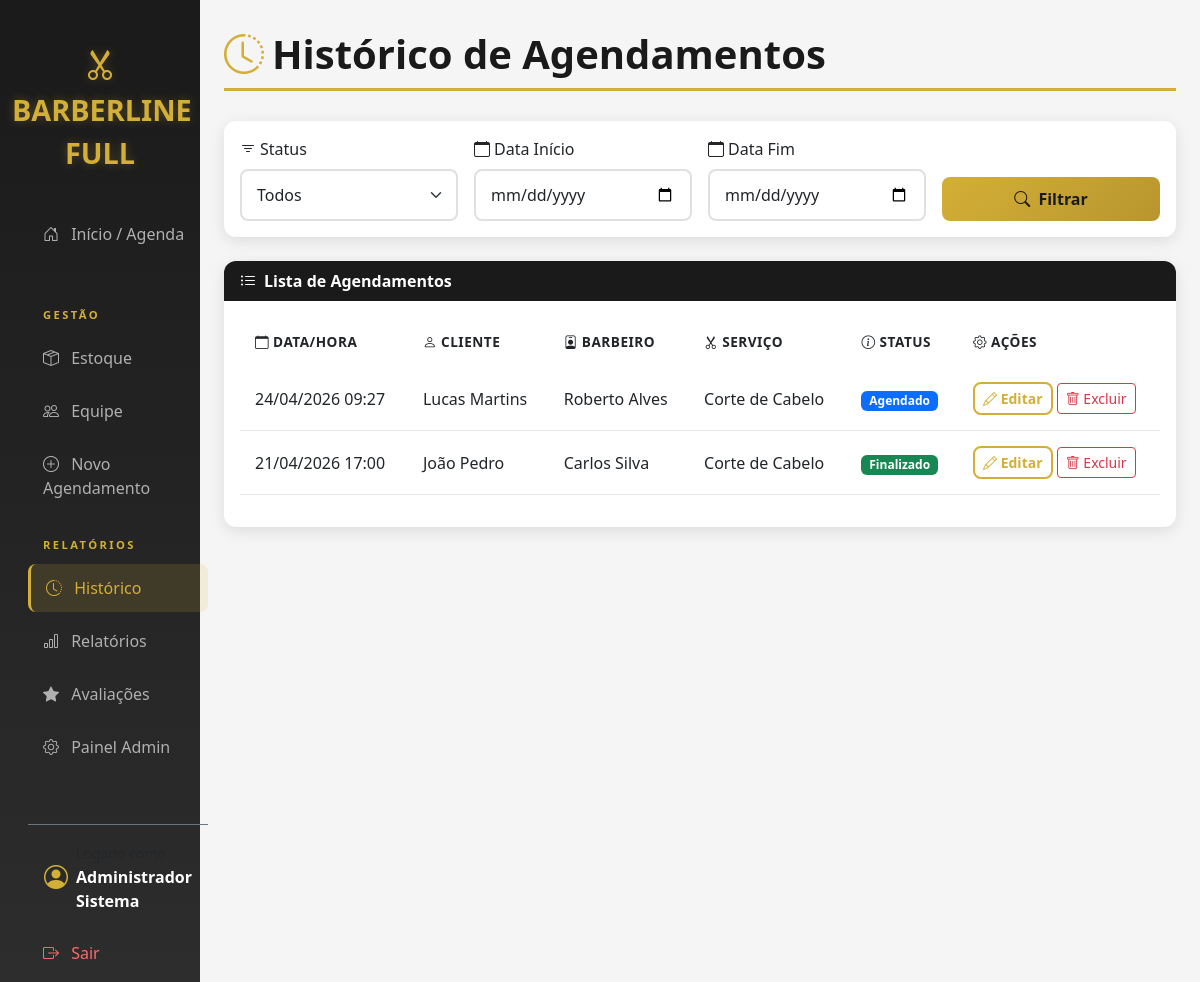
The app's page /historico/ (signed in) with its own data.
### usuarios/models.py (models this page shows, shortened)
class Usuario(AbstractUser):
    class Tipo(models.TextChoices):
        ADMIN = 'ADMIN', 'Administrador'
        BARBEIRO = 'BARBEIRO', 'Barbeiro'
        CLIENTE = 'CLIENTE', 'Cliente'
    tipo = models.CharField(
        max_length=20,
        choices=Tipo.choices,
        default=Tipo.CLIENTE
    )
    telefone = models.CharField(max_length=15, blank=True, null=True)

### agendamentos/models.py (models this page shows, shortened)
class Agendamento(models.Model):
    STATUS_CHOICES = [
        ('agendado', 'Agendado'),
        ('confirmado', 'Confirmado'),
        ('em_andamento', 'Em Andamento'),
        ('finalizado', 'Finalizado'),
        ('cancelado', 'Cancelado'),
    ]
    cliente = models.ForeignKey(
        settings.AUTH_USER_MODEL,
        on_delete=models.CASCADE,
        related_name='agendamentos_cliente'
    )
    barbeiro = models.ForeignKey(
        settings.AUTH_USER_MODEL,
        on_delete=models.CASCADE,
        related_name='agendamentos_barbeiro'
    )
    servico = models.ForeignKey(
        Servico,
        on_delete=models.CASCADE
    )
    data_hora = models.DateTimeField()
    status = models.CharField(
        max_length=20,
        choices=STATUS_CHOICES,
        default='agendado'
    )
    observacoes = models.TextField(blank=True, null=True)
    finalizado = models.BooleanField(default=False)

### core/models.py (models this page shows, shortened)
class Servico(models.Model):
    nome = models.CharField(max_length=100)
    descricao = models.TextField(blank=True, null=True)
    preco = models.DecimalField(max_digits=10, decimal_places=2)
    duracao_minutos = models.IntegerField(default=30)

### agendamentos/views.py (the view)
# urls.py: path('historico/', views.historico_agendamentos, name='historico'),
@login_required
def historico_agendamentos(request):
    if request.user.tipo == 'BARBEIRO':
        agendamentos = Agendamento.objects.filter(barbeiro=request.user)
    elif request.user.tipo == 'CLIENTE':
        agendamentos = Agendamento.objects.filter(cliente=request.user)
    else:  # ADMIN vê todos
        agendamentos = Agendamento.objects.all()
    status_filter = request.GET.get('status')
    if status_filter:
        agendamentos = agendamentos.filter(status=status_filter)
    data_inicio = request.GET.get('data_inicio')
    data_fim = request.GET.get('data_fim')
    if data_inicio:
        agendamentos = agendamentos.filter(data_hora__gte=data_inicio)
    if data_fim:
        agendamentos = agendamentos.filter(data_hora__lte=data_fim)
    agendamentos = agendamentos.order_by('-data_hora')
    context = {
        'agendamentos': agendamentos,
        'status_choices': Agendamento.STATUS_CHOICES,
        'status_filter': status_filter,
    }
    return render(request, 'historico.html', context)

### templates/historico.html (shortened to what this page needs)
{% extends 'base.html' %}
{% block content %}
<div class="container-fluid p-0">
    <h1 class="page-header"><i class="bi bi-clock-history me-2 text-gold"></i>Histórico de Agendamentos</h1>
    <div class="card mb-4">
        <div class="card-body">
            <form method="get" class="row g-3">
                <div class="col-md-3">
                    <label class="form-label"><i class="bi bi-filter me-1"></i>Status</label>
                    <select name="status" class="form-select">
                        <option value="">Todos</option>
                    </select>
                </div>
                <div class="col-md-3">
                    <label class="form-label"><i class="bi bi-calendar me-1"></i>Data Início</label>
                    <input type="date" name="data_inicio" class="form-control">
                </div>
                <div class="col-md-3">
                    <label class="form-label"><i class="bi bi-calendar me-1"></i>Data Fim</label>
                    <input type="date" name="data_fim" class="form-control">
                </div>
                <div class="col-md-3 d-flex align-items-end">
                    <button type="submit" class="btn btn-gold w-100">
                        <i class="bi bi-search me-1"></i> Filtrar
                    </button>
                </div>
            </form>
        </div>
    </div>
    <div class="card">
        <div class="card-header">
            <i class="bi bi-list-ul me-2"></i>Lista de Agendamentos
        </div>
        <div class="card-body">
            {% if agendamentos %}
            <div class="table-responsive">
                <table class="table table-hover">
                    <thead>
                        <tr>
                            <th><i class="bi bi-calendar me-1"></i>Data/Hora</th>
                            <th><i class="bi bi-person me-1"></i>Cliente</th>
                            <th><i class="bi bi-person-badge me-1"></i>Barbeiro</th>
                            <th><i class="bi bi-scissors me-1"></i>Serviço</th>
                            <th><i class="bi bi-info-circle me-1"></i>Status</th>
                            <th><i class="bi bi-gear me-1"></i>Ações</th>
                        </tr>
                    </thead>
                    <tbody>
                        {% for agendamento in agendamentos %}
                        <tr>
                            <td>{{ agendamento.data_hora|date:"d/m/Y H:i" }}</td>
                            <td>{{ agendamento.cliente.first_name }} {{ agendamento.cliente.last_name }}</td>
                            <td>{{ agendamento.barbeiro.first_name }} {{ agendamento.barbeiro.last_name }}</td>
                            <td>{{ agendamento.servico.nome }}</td>
                            <td>
                                <span class="badge
                                    {% if agendamento.status == 'agendado' %}bg-primary
                                    {% elif agendamento.status == 'confirmado' %}bg-info
                                    {% elif agendamento.status == 'em_andamento' %}bg-warning
                                    {% elif agendamento.status == 'finalizado' %}bg-success
                                    {% elif agendamento.status == 'cancelado' %}bg-danger{% endif %}">
                                    {{ agendamento.get_status_display }}
                                </span>
                            </td>
                            <td>
                                <a href="{% url 'editar_agendamento' agendamento.pk %}" class="btn btn-sm btn-outline-gold">
                                    <i class="bi bi-pencil"></i> Editar
                                </a>
                                <a href="{% url 'excluir_agendamento' agendamento.pk %}" class="btn btn-sm btn-outline-danger" onclick="return confirm('Tem certeza que deseja excluir este agendamento?')">
                                    <i class="bi bi-trash"></i> Excluir
                                </a>
                            </td>
                        </tr>
                        {% endfor %}
                    </tbody>
                </table>
            </div>
            {% else %}
            <p class="text-muted text-center py-4">Nenhum agendamento encontrado.</p>
            {% endif %}
        </div>
    </div>
</div>
{% endblock %}

### templates/base.html (shortened to what this page needs)
<!DOCTYPE html>
<html lang="pt-br">
<head>
    <link href="https://cdn.jsdelivr.net/npm/bootstrap@5.3.0/dist/css/bootstrap.min.css" rel="stylesheet">
    <link rel="stylesheet" href="https://cdn.jsdelivr.net/npm/bootstrap-icons@1.11.0/font/bootstrap-icons.css">
</head>
<body>
    <div class="container-fluid">
        <div class="row">
            <nav class="col-md-3 col-lg-2 d-md-block sidebar collapse show">
                <div class="position-sticky">
                    <div class="brand mb-3">
                        <i class="bi bi-scissors"></i><br>
                        BARBERLINE FULL
                    </div>
                    <div class="nav flex-column px-3">
                        <a href="{% url 'dashboard' %}" class="nav-link {% if request.resolver_match.url_name == 'dashboard' %}active{% endif %}">
                            <i class="bi bi-house-door me-2"></i> Início / Agenda
                        </a>
                        {% if user.tipo == 'ADMIN' or user.is_staff %}
                            <div class="sidebar-heading">Gestão</div>
                            <a href="{% url 'estoque' %}" class="nav-link {% if request.resolver_match.url_name == 'estoque' %}active{% endif %}">
                                <i class="bi bi-box-seam me-2"></i> Estoque
                            </a>
                            <a href="{% url 'equipe' %}" class="nav-link {% if request.resolver_match.url_name == 'equipe' %}active{% endif %}">
                                <i class="bi bi-people me-2"></i> Equipe
                            </a>
                            <a href="{% url 'novo_agendamento' %}" class="nav-link">
                                <i class="bi bi-plus-circle me-2"></i> Novo Agendamento
                            </a>
                            <div class="sidebar-heading">Relatórios</div>
                            <a href="{% url 'historico' %}" class="nav-link {% if request.resolver_match.url_name == 'historico' %}active{% endif %}">
                                <i class="bi bi-clock-history me-2"></i> Histórico
                            </a>
                            <a href="{% url 'relatorios' %}" class="nav-link {% if request.resolver_match.url_name == 'relatorios' %}active{% endif %}">
                                <i class="bi bi-bar-chart me-2"></i> Relatórios
                            </a>
                            <a href="{% url 'avaliacoes' %}" class="nav-link {% if request.resolver_match.url_name == 'avaliacoes' or request.resolver_match.url_name == 'nova_avaliacao' %}active{% endif %}">
                                <i class="bi bi-star-fill me-2"></i> Avaliações
                            </a>
                            <a href="{% url 'painel_admin' %}" class="nav-link {% if request.resolver_match.url_name == 'painel_admin' %}active{% endif %}">
                                <i class="bi bi-gear me-2"></i> Painel Admin
                            </a>
                        {% endif %}
                        <div class="mt-4 pt-3 border-top border-secondary">
                            <div class="d-flex align-items-center px-3 mb-3">
                                <i class="bi bi-person-circle fs-4 icon-gold me-2"></i>
                                <div>
                                    <small class="text-muted">Logado como</small>
                                    <div class="fw-bold">{{ user.first_name }} {{ user.last_name }}</div>
                                </div>
                            </div>
                            <form method="post" action="{% url 'logout' %}" style="display:inline;">
                                <button type="submit" class="nav-link logout-btn" style="background:none; border:none; cursor:pointer; width:100%; text-align:left;">
                                    <i class="bi bi-box-arrow-right me-2"></i> Sair
                                </button>
                            </form>
                        </div>
                    </div>
                </div>
            </nav>
            <main class="col-md-9 ms-sm-auto col-lg-10 px-md-4 main-content">
                {% block content %}{% endblock %}
            </main>
        </div>
    </div>
</body>
</html>

### templates/base.html (style rules this page uses)
:root { --primary-black: #1a1a1a; --secondary-black: #2d2d2d; --dark-gray: #404040; --light-gray: #f5f5f5; --white: #ffffff; --gold: #d4af37; --gold-light: #e8c547; --gold-dark: #b8962e; }
body { background-color: var(--light-gray); font-family: 'Segoe UI', Tahoma, Geneva, Verdana, sans-serif; }
.sidebar { min-height: 100vh; background: linear-gradient(180deg, var(--primary-black) 0%, var(--secondary-black) 100%); color: var(--white); padding-top: 20px; box-shadow: 4px 0 15px rgba(0,0,0,0.3); }
.nav-link { color: #b0b0b0; margin-bottom: 5px; transition: all 0.3s ease; border-radius: 8px; padding: 12px 15px; font-weight: 500; }
.nav-link.active { color: var(--gold); background: rgba(212, 175, 55, 0.15); border-left: 3px solid var(--gold); }
.sidebar-heading { font-size: 0.7rem; text-transform: uppercase; letter-spacing: .15rem; color: var(--gold); padding: 20px 15px 10px; font-weight: 600; }
.brand { color: var(--gold); font-size: 1.8rem; font-weight: 700; text-align: center; padding: 20px 0; text-shadow: 0 0 10px rgba(212, 175, 55, 0.3); }
.brand i { font-size: 2rem; }
.card { border: none; border-radius: 12px; box-shadow: 0 4px 15px rgba(0,0,0,0.1); transition: transform 0.3s ease, box-shadow 0.3s ease; }
.card-header { background: var(--primary-black); color: var(--white); border-radius: 12px 12px 0 0 !important; font-weight: 600; border: none; }
.btn-gold { background: linear-gradient(135deg, var(--gold) 0%, var(--gold-dark) 100%); color: var(--primary-black); border: none; font-weight: 600; padding: 10px 20px; border-radius: 8px; transition: all 0.3s ease; }
.btn-outline-gold { border: 2px solid var(--gold); color: var(--gold); background: transparent; font-weight: 600; border-radius: 8px; transition: all 0.3s ease; }
.table thead { background: var(--primary-black); color: var(--white); }
.table th { border: none; padding: 15px; font-weight: 600; text-transform: uppercase; font-size: 0.85rem; letter-spacing: 0.5px; }
.table td { padding: 15px; vertical-align: middle; border-color: #e8e8e8; }
.icon-gold { color: var(--gold); }
.text-gold { color: var(--gold) !important; }
.form-control, .form-select { border: 2px solid #e0e0e0; border-radius: 8px; padding: 12px 15px; transition: all 0.3s ease; }
h1, h2, h3, h4, h5 { color: var(--primary-black); font-weight: 700; }
.page-header { color: var(--primary-black); border-bottom: 3px solid var(--gold); padding-bottom: 10px; margin-bottom: 30px; }
.logout-btn { color: #ff6b6b !important; }
.main-content { padding: 30px; background: var(--light-gray); min-height: 100vh; }

### records on screen
Usuario: first_name "Administrador", last_name "Sistema"
Agendamento: data_hora "24/04/2026 09:27", cliente.first_name "Lucas", cliente.last_name "Martins", barbeiro.first_name "Roberto", barbeiro.last_name "Alves", servico.nome "Corte de Cabelo", status "Agendado"
Agendamento: data_hora "21/04/2026 17:00", cliente.first_name "João", cliente.last_name "Pedro", barbeiro.first_name "Carlos", barbeiro.last_name "Silva", servico.nome "Corte de Cabelo", status "Finalizado"
